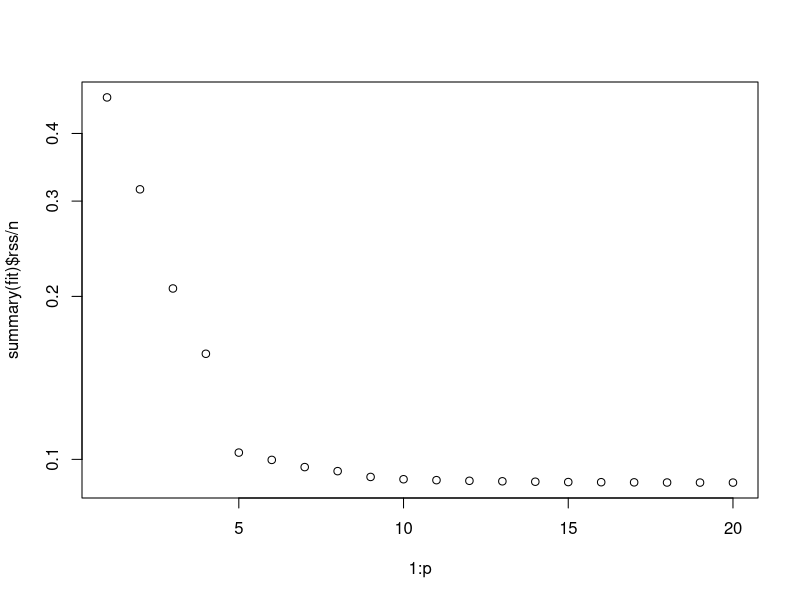

Here is the R script that generated this plot: (Note: this script raises an error after producing the figure.)
## ---- chunk 1
knitr::opts_chunk$set(echo = TRUE)
## ---- chunk 2
set.seed(123)
p = 20
n = 1000
X = matrix(rnorm(p*n), ncol=p)
beta = c(rep(1,p/4),rep(0,3*p/4))
y = X%*%beta + rnorm(n)
## ---- chunk 3
combi = data.frame(y=y, X=X)
train = combi[1:100,]
test = combi[101:1000,]
## ---- chunk 4
library(leaps)
fit <- regsubsets(y ~ .,train, nvmax=p)
plot(1:p, summary(fit)$rss/n, log="y")
## ---- chunk 5
predict.regsubsets =function(object ,newdata ,id ,...){
form=as.formula(object$call[[2]])
mat=model.matrix(form, newdata)
coefi =coef(object, id=id)
xvars =names(coefi)
mat[,xvars]%*%coefi
}

MSE.te = vector()
for (k in 1:p){
yhat = predict.regsubsets(fit, newdata=test, id=k)
MSE.te[k] = mean( (yhat - test$y)^2 )
}
plot(1:p,MSE.te, log="y")
## ---- chunk 6
k = which.min(MSE.te)
k
## ---- chunk 7
hatbetas = matrix(0,ncol=21,nrow=20)
 where = summary(fit)$which
 beta1 = c(0,beta)
 diff = vector()
 for (k in 1:20){
 hatbetas[k,where[k,]] <- coef(fit,k)
 diff[k] <- sqrt( sum( (hatbetas[k,] - beta1)^2 )  )
 }
plot(1:p,diff)
